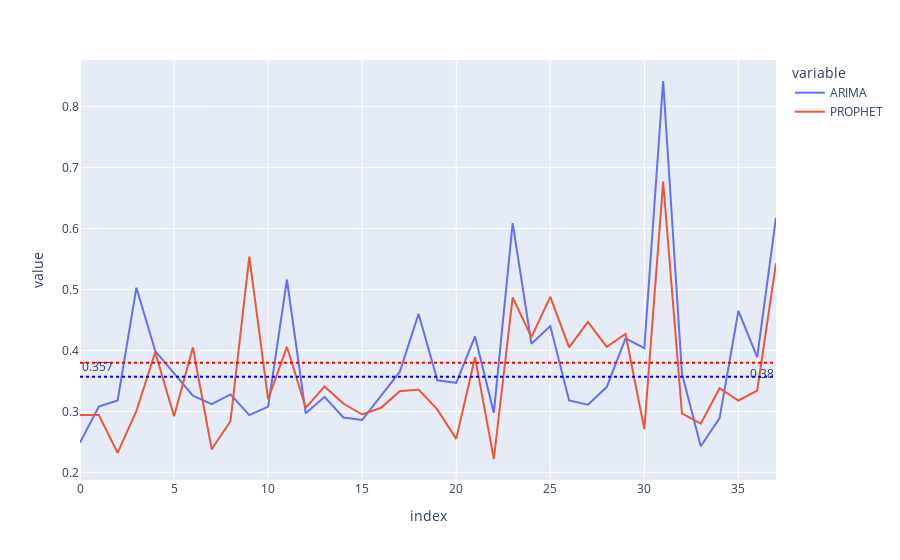

The code cell stored with this chart in its notebook:
### Code cell
# %%
fig = res[['ARIMA',
           'PROPHET'
           ]].plot()

arima_whole_mean = round(res['ARIMA'].mean(), 3)
fig.add_hline(y=arima_whole_mean, line_dash="dot", line_color='blue',
              annotation_text=str(arima_whole_mean),
              annotation_position="bottom right"
            )

arima_storelevel_mean = round(res['PROPHET'].mean(), 3)
fig.add_hline(y=arima_storelevel_mean, line_dash="dot", line_color='red',
              annotation_text=str(arima_storelevel_mean),
              annotation_position="top left")

### Figure 1 — Plotly figure (JSON) as saved in the notebook; plotly's stock layout.template omitted (floating-point values rounded to 4 significant figures)
{"data": [{"hovertemplate": "variable=ARIMA<br>index=%{x}<br>value=%{y}<extra></extra>", "legendgroup": "ARIMA", "line": {"color": "#636efa", "dash": "solid"}, "mode": "lines", "name": "ARIMA", "orientation": "v", "showlegend": true, "type": "scatter", "x": [0, 1, 2, 3, 4, 5, 6, 7, 8, 9, 10, 11, 12, 13, 14, 15, 16, 17, 18, 19, 20, 21, 22, 23, 24, 25, 26, 27, 28, 29, 30, 31, 32, 33, 34, 35, 36, 37], "xaxis": "x", "y": [0.249, 0.308, 0.318, 0.503, 0.399, 0.363, 0.326, 0.312, 0.328, 0.294, 0.308, 0.516, 0.297, 0.324, 0.29, 0.286, 0.326, 0.365, 0.46, 0.351, 0.347, 0.423, 0.298, 0.609, 0.411, 0.44, 0.318, 0.311, 0.34, 0.42, 0.404, 0.842, 0.362, 0.243, 0.289, 0.465, 0.389, 0.618], "yaxis": "y"}, {"hovertemplate": "variable=PROPHET<br>index=%{x}<br>value=%{y}<extra></extra>", "legendgroup": "PROPHET", "line": {"color": "#EF553B", "dash": "solid"}, "mode": "lines", "name": "PROPHET", "orientation": "v", "showlegend": true, "type": "scatter", "x": [0, 1, 2, 3, 4, 5, 6, 7, 8, 9, 10, 11, 12, 13, 14, 15, 16, 17, 18, 19, 20, 21, 22, 23, 24, 25, 26, 27, 28, 29, 30, 31, 32, 33, 34, 35, 36, 37], "xaxis": "x", "y": [0.294, 0.294, 0.232, 0.301, 0.397, 0.292, 0.405, 0.238, 0.284, 0.554, 0.32, 0.406, 0.306, 0.341, 0.313, 0.295, 0.306, 0.333, 0.336, 0.303, 0.255, 0.389, 0.222, 0.487, 0.422, 0.488, 0.405, 0.447, 0.406, 0.427, 0.271, 0.677, 0.297, 0.28, 0.338, 0.318, 0.334, 0.543], "yaxis": "y"}], "layout": {"annotations": [{"showarrow": false, "text": "0.38", "x": 1, "xanchor": "right", "xref": "x domain", "y": 0.38, "yanchor": "top", "yref": "y"}, {"showarrow": false, "text": "0.357", "x": 0, "xanchor": "left", "xref": "x domain", "y": 0.357, "yanchor": "bottom", "yref": "y"}], "legend": {"title": {"text": "variable"}, "tracegroupgap": 0}, "margin": {"t": 60}, "shapes": [{"line": {"color": "red", "dash": "dot"}, "type": "line", "x0": 0, "x1": 1, "xref": "x domain", "y0": 0.38, "y1": 0.38, "yref": "y"}, {"line": {"color": "blue", "dash": "dot"}, "type": "line", "x0": 0, "x1": 1, "xref": "x domain", "y0": 0.357, "y1": 0.357, "yref": "y"}], "xaxis": {"anchor": "y", "domain": [0, 1], "title": {"text": "index"}}, "yaxis": {"anchor": "x", "domain": [0, 1], "title": {"text": "value"}}}}
